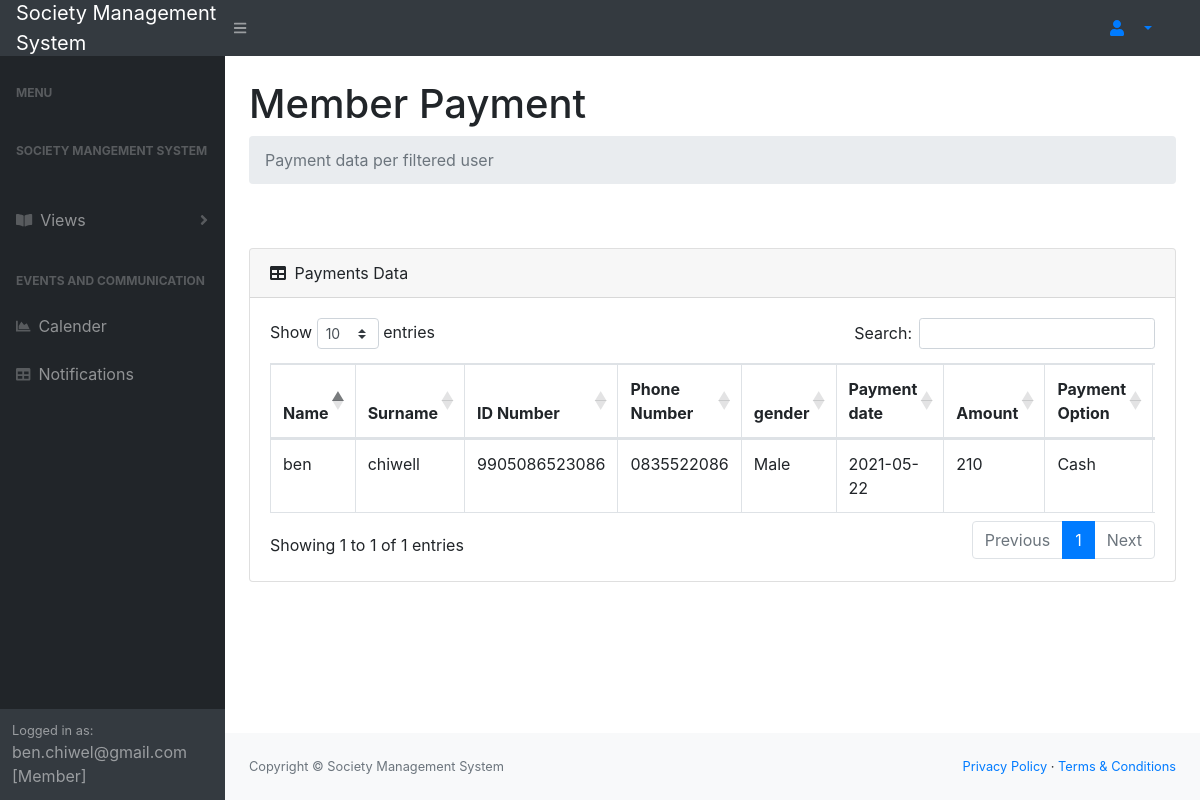
Page /perUser.php (signed in) on the committed database.
### tables this page shows
CREATE TABLE `payment` (
  `payment_id` int(10) NOT NULL,
  `payment_date` varchar(12) NOT NULL,
  `amount` int(15) NOT NULL,
  `optionId` int(10) NOT NULL,
  `member_id` int(10) NOT NULL,
  `fee_id` int(10) NOT NULL
);

CREATE TABLE `member` (
  `memberId` int(10) NOT NULL,
  `name` varchar(25) NOT NULL,
  `surname` varchar(25) NOT NULL,
  `id` varchar(15) NOT NULL,
  `cell_no` varchar(12) NOT NULL,
  `status` varchar(15) NOT NULL,
  `start_date` varchar(10) NOT NULL,
  `gender` varchar(10) NOT NULL,
  `user_id` int(10) NOT NULL
);

CREATE TABLE `payment_option` (
  `optionId` int(10) NOT NULL,
  `name` varchar(20) NOT NULL
);

### perUser.php (the view, shortened to what this page needs)
<?php
include("connection.php");
$name = $_SESSION['name'];
?>
<!DOCTYPE html>
<html lang="en">
    <head>
        <link href="css/styles.css" rel="stylesheet" />
        <link href="https://cdn.datatables.net/1.10.20/css/dataTables.bootstrap4.min.css" rel="stylesheet" />
    </head>
    <body class="sb-nav-fixed">
        <nav class="sb-topnav navbar navbar-expand navbar-dark bg-dark">
            <a class="navbar-brand" href="#">Society Management<br/> System</a>
            <button class="btn btn-link btn-sm order-1 order-lg-0" id="sidebarToggle" href="#!"><i class="fas fa-bars"></i></button>
            <li class="nav-item dropdown no-arrow-none d-md-inline-block  ml-auto mr-0 mr-md-3 my-2 my-md-0">
              <a class="nav-link dropdown-toggle" href="#" id="userDropdown" role="button" data-toggle="dropdown" aria-haspopup="true" aria-expanded="false">
              <i class="fas fa-user fa-fw green-text"></i>
              </a>
            </li>
        </nav>
        <div id="layoutSidenav">
        <div id="layoutSidenav_nav">
                <nav class="sb-sidenav accordion sb-sidenav-dark" id="sidenavAccordion">
                    <div class="sb-sidenav-menu">
                        <div class="nav">
                            <div class="sb-sidenav-menu-heading">Menu</div>
                            <div class="sb-sidenav-menu-heading">Society Mangement System</div>
                             <a class="nav-link collapsed" href="#" data-toggle="collapse" data-target="#collapseLayouts" aria-expanded="false" aria-controls="collapseLayouts">
                             <a class="nav-link collapsed" href="#" data-toggle="collapse" data-target="#collapsePages" aria-expanded="false" aria-controls="collapsePages">
                                <div class="sb-nav-link-icon"><i class="fas fa-book-open"></i></div>
                                Views
                                <div class="sb-sidenav-collapse-arrow"><i class="fas fa-angle-down"></i></div>
                             </a>
                            <div class="sb-sidenav-menu-heading">Events and Communication</div>
                            <a class="nav-link" href="calender.php">
                                <div class="sb-nav-link-icon"><i class="fas fa-chart-area"></i></div>
                                Calender
                            </a>
                            <a class="nav-link" href="chats.php">
                                <div class="sb-nav-link-icon"><i class="fas fa-table"></i></div>
                                Notifications
                            </a>
                        </div>
                    </div>
                    <div class="sb-sidenav-footer">
                        <div class="small">Logged in as:</div>
                        <?php echo $name. " [Member]"; ?>
                    </div>
                </nav>
            </div>
            <div id="layoutSidenav_content">
                <main>
                    <div class="container-fluid">
                        <h1 class="mt-4">Member Payment</h1>
                        <ol class="breadcrumb mb-4">
                            <li class="breadcrumb-item active">Payment data per filtered user</li>
                        </ol>
                        <div class="card-body">
                 </div>
                        <div class="card mb-4">
                            <div class="card-header">
                                <i class="fas fa-table mr-1"></i>
                                Payments Data
                            </div>
                            <div class="card-body">
                                <div class="table-responsive">
                                    <table class="table table-bordered" id="dataTable" width="100%" cellspacing="0">
                                        <thead>
                                            <tr>
                                            <th>Name</th>
                                                <th>Surname</th>
                                                <th>ID Number</th>
                                                <th>Phone Number</th>
                                                <th>gender</th>
                                                <th>Payment date</th>
                                                <th>Amount</th>
                                                <th>Payment Option</th>
                                            </tr>
                                        </thead>
                                        <tbody>
                                             <?php
                                                $id =  "SELECT m.memberId FROM member m,user u WHERE u.userId = m.user_id AND u.email = '$name'";
                                                $run = mysqli_query($con,$id);
                                                while($row = mysqli_fetch_array($run))
                                                {
                                                $mid = $row['memberId'];
                                                }
                                               $payQuery = "SELECT m.name,m.surname,m.id ,m.cell_no,m.gender,p.payment_date,p.amount,o.name as OptionName,f.name membershipName
                                                            FROM member m,payment p,payment_option o,membership_fee f
                                                             WHERE m.memberId = p.member_id
                                                             AND o.optionId = p.optionId
                                                              AND p.fee_id = f.fee_id
                                                              and m.memberId = $mid ";
                                               $payment = mysqli_query($con,$payQuery);
                                               while($data = mysqli_fetch_array($payment))
                                               {
                                                   $name = $data['name'];
                                                   $surname = $data['surname'];
                                                   $id = $data['id'];
                                                   $cell = $data['cell_no'];
                                                   $gender = $data['gender'];
                                                   $date = $data['payment_date'];
                                                   $amount = $data['amount'];
                                                   $option = $data['OptionName'];
                                               ?>
                                               <tr>
                                                    <td> <?php echo $name;  ?>  </td>
                                                    <td> <?php echo $surname;  ?> </td>
                                                    <td> <?php echo $id;  ?> </td>
                                                    <td> <?php echo $cell;  ?> </td>
                                                    <td> <?php echo $gender;  ?> </td>
                                                    <td> <?php echo $date;  ?> </td>
                                                    <td> <?php echo $amount;  ?> </td>
                                                    <td> <?php echo $option;  ?> </td>
                                                </tr>
                                               <?php
                                               }
                                              ?>
                                        </tbody>
                                    </table>
                                </div>
                            </div>
                        </div>
                    </div>
                </main>
                <footer class="py-4 bg-light mt-auto">
                    <div class="container-fluid">
                        <div class="d-flex align-items-center justify-content-between small">
                           <div class="text-muted">Copyright &copy; Society Management System</div>
                            <div>
                                <a href="#">Privacy Policy</a>
                                &middot;
                                <a href="#">Terms &amp; Conditions</a>
                            </div>
                        </div>
                    </div>
                </footer>
            </div>
        </div>
    </body>
</html>

### rows in the picture
payment: member.name "ben", member.surname "chiwell", member "9905086523086", member.cell_no "0835522086", member.gender "Male", payment_date "2021-05-22", amount "210", optionId.name "Cash"

### other values in the picture
$name "ben.chiwel@gmail.com"
